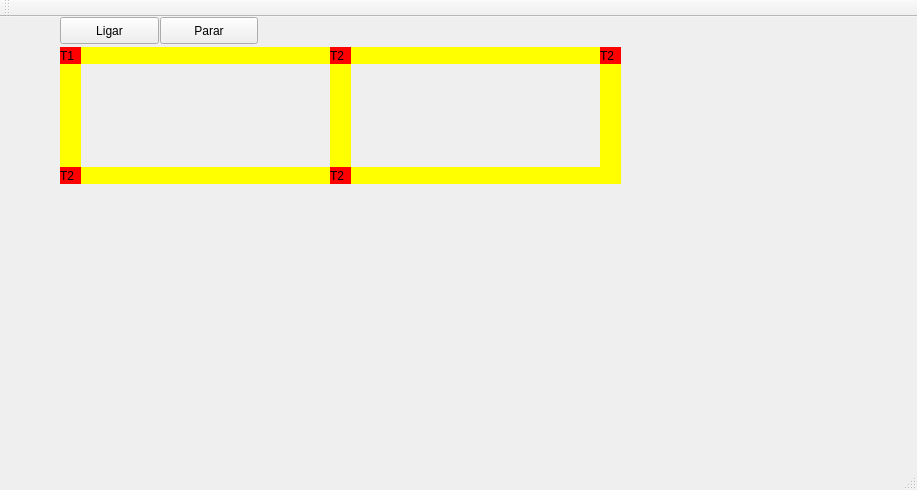
<?xml version="1.0" encoding="UTF-8"?>
<ui version="4.0">
 <class>MainWindow</class>
 <widget class="QMainWindow" name="MainWindow">
  <property name="geometry">
   <rect>
    <x>0</x>
    <y>0</y>
    <width>917</width>
    <height>490</height>
   </rect>
  </property>
  <property name="windowTitle">
   <string>MainWindow</string>
  </property>
  <widget class="QWidget" name="centralWidget">
   <widget class="QLabel" name="label_trem1">
    <property name="geometry">
     <rect>
      <x>60</x>
      <y>30</y>
      <width>21</width>
      <height>17</height>
     </rect>
    </property>
    <property name="styleSheet">
     <string notr="true">QLabel { background: red}</string>
    </property>
    <property name="text">
     <string>T1</string>
    </property>
   </widget>
   <widget class="QLabel" name="label_trilho1">
    <property name="geometry">
     <rect>
      <x>80</x>
      <y>30</y>
      <width>250</width>
      <height>17</height>
     </rect>
    </property>
    <property name="styleSheet">
     <string notr="true">QLabel { background: yellow}</string>
    </property>
    <property name="text">
     <string/>
    </property>
   </widget>
   <widget class="QLabel" name="label_trilho2">
    <property name="geometry">
     <rect>
      <x>80</x>
      <y>150</y>
      <width>250</width>
      <height>17</height>
     </rect>
    </property>
    <property name="styleSheet">
     <string notr="true">QLabel { background: yellow}</string>
    </property>
    <property name="text">
     <string/>
    </property>
   </widget>
   <widget class="QLabel" name="label_trilho3">
    <property name="geometry">
     <rect>
      <x>330</x>
      <y>30</y>
      <width>21</width>
      <height>137</height>
     </rect>
    </property>
    <property name="styleSheet">
     <string notr="true">QLabel { background: yellow}</string>
    </property>
    <property name="text">
     <string/>
    </property>
   </widget>
   <widget class="QLabel" name="label_trilho4">
    <property name="geometry">
     <rect>
      <x>60</x>
      <y>30</y>
      <width>21</width>
      <height>137</height>
     </rect>
    </property>
    <property name="styleSheet">
     <string notr="true">QLabel { background: yellow}</string>
    </property>
    <property name="text">
     <string/>
    </property>
   </widget>
   <widget class="QPushButton" name="pushButton">
    <property name="geometry">
     <rect>
      <x>60</x>
      <y>0</y>
      <width>99</width>
      <height>27</height>
     </rect>
    </property>
    <property name="text">
     <string>Ligar</string>
    </property>
   </widget>
   <widget class="QPushButton" name="pushButton_2">
    <property name="geometry">
     <rect>
      <x>160</x>
      <y>0</y>
      <width>98</width>
      <height>27</height>
     </rect>
    </property>
    <property name="text">
     <string>Parar</string>
    </property>
   </widget>
   <widget class="QLabel" name="label_trilho4_2">
    <property name="geometry">
     <rect>
      <x>600</x>
      <y>30</y>
      <width>21</width>
      <height>137</height>
     </rect>
    </property>
    <property name="styleSheet">
     <string notr="true">QLabel { background: yellow}</string>
    </property>
    <property name="text">
     <string/>
    </property>
   </widget>
   <widget class="QLabel" name="label_trilho1_2">
    <property name="geometry">
     <rect>
      <x>350</x>
      <y>30</y>
      <width>250</width>
      <height>17</height>
     </rect>
    </property>
    <property name="styleSheet">
     <string notr="true">QLabel { background: yellow}</string>
    </property>
    <property name="text">
     <string/>
    </property>
   </widget>
   <widget class="QLabel" name="label_trilho2_2">
    <property name="geometry">
     <rect>
      <x>350</x>
      <y>150</y>
      <width>250</width>
      <height>17</height>
     </rect>
    </property>
    <property name="styleSheet">
     <string notr="true">QLabel { background: yellow}</string>
    </property>
    <property name="text">
     <string/>
    </property>
   </widget>
   <widget class="QLabel" name="label_trem2">
    <property name="geometry">
     <rect>
      <x>330</x>
      <y>30</y>
      <width>21</width>
      <height>17</height>
     </rect>
    </property>
    <property name="styleSheet">
     <string notr="true">QLabel { background: red}</string>
    </property>
    <property name="text">
     <string>T2</string>
    </property>
   </widget>
   <widget class="QLabel" name="label_trem3">
    <property name="geometry">
     <rect>
      <x>600</x>
      <y>30</y>
      <width>21</width>
      <height>17</height>
     </rect>
    </property>
    <property name="styleSheet">
     <string notr="true">QLabel { background: red}</string>
    </property>
    <property name="text">
     <string>T2</string>
    </property>
   </widget>
   <widget class="QLabel" name="label_trem4">
    <property name="geometry">
     <rect>
      <x>60</x>
      <y>150</y>
      <width>21</width>
      <height>17</height>
     </rect>
    </property>
    <property name="styleSheet">
     <string notr="true">QLabel { background: red}</string>
    </property>
    <property name="text">
     <string>T2</string>
    </property>
   </widget>
   <widget class="QLabel" name="label_trem5">
    <property name="geometry">
     <rect>
      <x>330</x>
      <y>150</y>
      <width>21</width>
      <height>17</height>
     </rect>
    </property>
    <property name="styleSheet">
     <string notr="true">QLabel { background: red}</string>
    </property>
    <property name="text">
     <string>T2</string>
    </property>
   </widget>
   <zorder>label_trilho1</zorder>
   <zorder>label_trilho2</zorder>
   <zorder>label_trilho3</zorder>
   <zorder>label_trilho4</zorder>
   <zorder>label_trem1</zorder>
   <zorder>pushButton</zorder>
   <zorder>pushButton_2</zorder>
   <zorder>label_trilho4_2</zorder>
   <zorder>label_trilho1_2</zorder>
   <zorder>label_trilho2_2</zorder>
   <zorder>label_trem2</zorder>
   <zorder>label_trem3</zorder>
   <zorder>label_trem4</zorder>
   <zorder>label_trem5</zorder>
  </widget>
  <widget class="QMenuBar" name="menuBar">
   <property name="geometry">
    <rect>
     <x>0</x>
     <y>0</y>
     <width>917</width>
     <height>22</height>
    </rect>
   </property>
  </widget>
  <widget class="QToolBar" name="mainToolBar">
   <attribute name="toolBarArea">
    <enum>TopToolBarArea</enum>
   </attribute>
   <attribute name="toolBarBreak">
    <bool>false</bool>
   </attribute>
  </widget>
  <widget class="QStatusBar" name="statusBar"/>
 </widget>
 <layoutdefault spacing="6" margin="11"/>
 <resources/>
 <connections/>
</ui>
